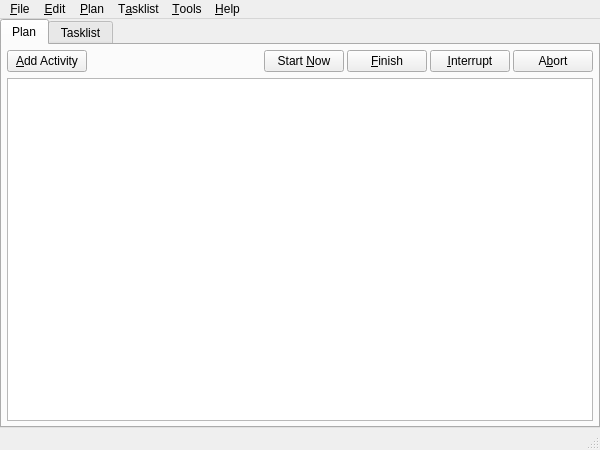
<?xml version="1.0" encoding="UTF-8"?>
<ui version="4.0">
 <class>MainWindow</class>
 <widget class="QMainWindow" name="MainWindow">
  <property name="geometry">
   <rect>
    <x>0</x>
    <y>0</y>
    <width>600</width>
    <height>450</height>
   </rect>
  </property>
  <property name="windowTitle">
   <string>LibrePlan</string>
  </property>
  <property name="windowIcon">
   <iconset>
    <normaloff>../../../resources/icon.png</normaloff>../../../resources/icon.png</iconset>
  </property>
  <widget class="QWidget" name="centralwidget">
   <property name="sizePolicy">
    <sizepolicy hsizetype="Expanding" vsizetype="Expanding">
     <horstretch>0</horstretch>
     <verstretch>0</verstretch>
    </sizepolicy>
   </property>
   <layout class="QVBoxLayout" name="windowLayout">
    <property name="sizeConstraint">
     <enum>QLayout::SetNoConstraint</enum>
    </property>
    <property name="leftMargin">
     <number>0</number>
    </property>
    <property name="topMargin">
     <number>0</number>
    </property>
    <property name="rightMargin">
     <number>0</number>
    </property>
    <property name="bottomMargin">
     <number>0</number>
    </property>
    <item>
     <widget class="QTabWidget" name="tabWidget">
      <property name="enabled">
       <bool>true</bool>
      </property>
      <property name="tabShape">
       <enum>QTabWidget::Rounded</enum>
      </property>
      <property name="elideMode">
       <enum>Qt::ElideNone</enum>
      </property>
      <widget class="QWidget" name="tab_plan">
       <attribute name="title">
        <string>Plan</string>
       </attribute>
       <layout class="QVBoxLayout" name="planLayout">
        <property name="spacing">
         <number>6</number>
        </property>
        <property name="leftMargin">
         <number>5</number>
        </property>
        <property name="topMargin">
         <number>5</number>
        </property>
        <property name="rightMargin">
         <number>5</number>
        </property>
        <property name="bottomMargin">
         <number>5</number>
        </property>
        <item>
         <layout class="QHBoxLayout" name="plan_button_layout">
          <property name="spacing">
           <number>3</number>
          </property>
          <item>
           <widget class="QPushButton" name="pushButton_add_activity">
            <property name="text">
             <string>&amp;Add Activity</string>
            </property>
           </widget>
          </item>
          <item>
           <spacer name="horizontalSpacer">
            <property name="orientation">
             <enum>Qt::Horizontal</enum>
            </property>
            <property name="sizeHint" stdset="0">
             <size>
              <width>40</width>
              <height>20</height>
             </size>
            </property>
           </spacer>
          </item>
          <item>
           <widget class="QPushButton" name="pushButton_start_now">
            <property name="text">
             <string>Start &amp;Now</string>
            </property>
           </widget>
          </item>
          <item>
           <widget class="QPushButton" name="pushButton_end">
            <property name="text">
             <string>&amp;Finish</string>
            </property>
           </widget>
          </item>
          <item>
           <widget class="QPushButton" name="pushButton_interrupt">
            <property name="text">
             <string>&amp;Interrupt</string>
            </property>
           </widget>
          </item>
          <item>
           <widget class="QPushButton" name="pushButton_abort">
            <property name="text">
             <string>A&amp;bort</string>
            </property>
           </widget>
          </item>
         </layout>
        </item>
        <item>
         <widget class="QTableView" name="table_plan">
          <property name="selectionBehavior">
           <enum>QAbstractItemView::SelectRows</enum>
          </property>
          <attribute name="verticalHeaderVisible">
           <bool>false</bool>
          </attribute>
          <attribute name="verticalHeaderHighlightSections">
           <bool>false</bool>
          </attribute>
         </widget>
        </item>
       </layout>
      </widget>
      <widget class="QWidget" name="tab_tasklist">
       <property name="enabled">
        <bool>true</bool>
       </property>
       <attribute name="title">
        <string>Tasklist</string>
       </attribute>
       <layout class="QVBoxLayout" name="tasklistLayout">
        <property name="leftMargin">
         <number>5</number>
        </property>
        <property name="topMargin">
         <number>5</number>
        </property>
        <property name="rightMargin">
         <number>5</number>
        </property>
        <property name="bottomMargin">
         <number>5</number>
        </property>
        <item>
         <layout class="QHBoxLayout" name="horizontalLayout">
          <item>
           <widget class="QPushButton" name="pushButton_new_task">
            <property name="text">
             <string>&amp;New Task</string>
            </property>
           </widget>
          </item>
          <item>
           <widget class="QLineEdit" name="tasklist_filter">
            <property name="placeholderText">
             <string>Filter...</string>
            </property>
            <property name="clearButtonEnabled">
             <bool>true</bool>
            </property>
           </widget>
          </item>
         </layout>
        </item>
        <item>
         <widget class="QTableView" name="table_tasklist">
          <property name="selectionBehavior">
           <enum>QAbstractItemView::SelectRows</enum>
          </property>
          <property name="sortingEnabled">
           <bool>true</bool>
          </property>
          <attribute name="verticalHeaderVisible">
           <bool>false</bool>
          </attribute>
          <attribute name="verticalHeaderHighlightSections">
           <bool>false</bool>
          </attribute>
         </widget>
        </item>
       </layout>
      </widget>
     </widget>
    </item>
   </layout>
  </widget>
  <widget class="QMenuBar" name="menubar">
   <property name="geometry">
    <rect>
     <x>0</x>
     <y>0</y>
     <width>600</width>
     <height>20</height>
    </rect>
   </property>
   <widget class="QMenu" name="menuFile">
    <property name="title">
     <string>&amp;File</string>
    </property>
    <addaction name="actionNew_Plan"/>
    <addaction name="separator"/>
    <addaction name="actionImport_Activities"/>
    <addaction name="actionExport_Plan"/>
    <addaction name="separator"/>
    <addaction name="actionImport_Tasks"/>
    <addaction name="actionExport_Tasklist"/>
    <addaction name="separator"/>
    <addaction name="actionExit"/>
   </widget>
   <widget class="QMenu" name="menuTools">
    <property name="title">
     <string>&amp;Tools</string>
    </property>
   </widget>
   <widget class="QMenu" name="menuHelp">
    <property name="title">
     <string>&amp;Help</string>
    </property>
    <addaction name="actionAbout"/>
   </widget>
   <widget class="QMenu" name="menuEdit">
    <property name="title">
     <string>&amp;Edit</string>
    </property>
   </widget>
   <widget class="QMenu" name="menuTasklist">
    <property name="title">
     <string>T&amp;asklist</string>
    </property>
    <widget class="QMenu" name="menuTask">
     <property name="title">
      <string>&amp;Task</string>
     </property>
     <addaction name="actionNew_Task"/>
     <addaction name="actionExport_Selected_Tasks"/>
     <addaction name="separator"/>
     <addaction name="actionDelete_Selected_Tasks"/>
    </widget>
    <widget class="QMenu" name="menuTasklist_Show_Hide_Columns">
     <property name="title">
      <string>Show/Hide &amp;Columns</string>
     </property>
    </widget>
    <addaction name="menuTask"/>
    <addaction name="separator"/>
    <addaction name="menuTasklist_Show_Hide_Columns"/>
   </widget>
   <widget class="QMenu" name="menuPlan">
    <property name="title">
     <string>&amp;Plan</string>
    </property>
    <widget class="QMenu" name="menuActivity">
     <property name="title">
      <string>&amp;Activity</string>
     </property>
     <addaction name="actionAdd_New_Activity"/>
     <addaction name="actionInsert_New_Activity"/>
     <addaction name="actionExport_Selected_Activities"/>
     <addaction name="separator"/>
     <addaction name="actionStart_Plan_from_Here_Now"/>
     <addaction name="actionStart_Plan_from_Here_Preemptively"/>
     <addaction name="separator"/>
     <addaction name="actionDelete_Selected_Activities"/>
    </widget>
    <widget class="QMenu" name="menuPlan_Show_Hide_Columns">
     <property name="title">
      <string>Show/Hide &amp;Columns</string>
     </property>
    </widget>
    <addaction name="menuActivity"/>
    <addaction name="separator"/>
    <addaction name="actionStart_now"/>
    <addaction name="actionStart_Plan_Preemptively"/>
    <addaction name="actionEnd"/>
    <addaction name="actionEnd_Preemptively"/>
    <addaction name="actionReplace"/>
    <addaction name="actionInterrupt"/>
    <addaction name="actionAbort"/>
    <addaction name="separator"/>
    <addaction name="menuPlan_Show_Hide_Columns"/>
    <addaction name="separator"/>
    <addaction name="actionShow_Statistics"/>
   </widget>
   <addaction name="menuFile"/>
   <addaction name="menuEdit"/>
   <addaction name="menuPlan"/>
   <addaction name="menuTasklist"/>
   <addaction name="menuTools"/>
   <addaction name="menuHelp"/>
  </widget>
  <widget class="QStatusBar" name="statusbar"/>
  <action name="actionAbout">
   <property name="text">
    <string>&amp;About LibrePlan...</string>
   </property>
   <property name="shortcut">
    <string notr="true">F1</string>
   </property>
  </action>
  <action name="actionNew_Plan">
   <property name="text">
    <string>&amp;New Plan</string>
   </property>
   <property name="shortcut">
    <string notr="true">Ctrl+N</string>
   </property>
  </action>
  <action name="actionExport_Plan">
   <property name="text">
    <string>&amp;Export Plan...</string>
   </property>
  </action>
  <action name="actionImport_Activities">
   <property name="text">
    <string>&amp;Import Activities...</string>
   </property>
  </action>
  <action name="actionExit">
   <property name="text">
    <string>E&amp;xit</string>
   </property>
   <property name="shortcut">
    <string notr="true">Ctrl+Q</string>
   </property>
  </action>
  <action name="actionImport_Tasks">
   <property name="text">
    <string>I&amp;mport Tasks...</string>
   </property>
  </action>
  <action name="actionExport_Tasklist">
   <property name="text">
    <string>Ex&amp;port Tasklist...</string>
   </property>
  </action>
  <action name="actionNew_Task">
   <property name="text">
    <string>&amp;New Task</string>
   </property>
  </action>
  <action name="actionAdd_New_Activity">
   <property name="text">
    <string>&amp;Add New Activity</string>
   </property>
  </action>
  <action name="actionExport_Selected_Activities">
   <property name="text">
    <string>&amp;Export Selected...</string>
   </property>
  </action>
  <action name="actionExport_Selected_Tasks">
   <property name="text">
    <string>&amp;Export Selected...</string>
   </property>
  </action>
  <action name="actionStart_now">
   <property name="text">
    <string>Start &amp;Now</string>
   </property>
   <property name="shortcut">
    <string notr="true">Ctrl+R</string>
   </property>
  </action>
  <action name="actionEnd">
   <property name="text">
    <string>&amp;Finish Now</string>
   </property>
   <property name="shortcut">
    <string notr="true">Ctrl+E</string>
   </property>
  </action>
  <action name="actionInterrupt">
   <property name="text">
    <string>&amp;Interrupt</string>
   </property>
   <property name="shortcut">
    <string notr="true">Ctrl+I</string>
   </property>
  </action>
  <action name="actionAbort">
   <property name="text">
    <string>A&amp;bort</string>
   </property>
   <property name="shortcut">
    <string notr="true">Ctrl+B</string>
   </property>
  </action>
  <action name="actionDelete_Selected_Activities">
   <property name="text">
    <string>&amp;Delete Selected</string>
   </property>
  </action>
  <action name="actionDelete_Selected_Tasks">
   <property name="text">
    <string>&amp;Delete Selected</string>
   </property>
  </action>
  <action name="actionInsert_New_Activity">
   <property name="text">
    <string>&amp;Insert New Activity</string>
   </property>
  </action>
  <action name="actionStart_Plan_from_Here_Now">
   <property name="text">
    <string>Start Plan from Here &amp;Now</string>
   </property>
  </action>
  <action name="actionStart_Plan_Preemptively">
   <property name="text">
    <string>Start &amp;Preemptively</string>
   </property>
   <property name="shortcut">
    <string notr="true">Ctrl+Shift+R</string>
   </property>
  </action>
  <action name="actionStart_Plan_from_Here_Preemptively">
   <property name="text">
    <string>Start Plan from Here &amp;Preemptively</string>
   </property>
  </action>
  <action name="actionPlan_Archive">
   <property name="enabled">
    <bool>false</bool>
   </property>
   <property name="text">
    <string>Ar&amp;chive</string>
   </property>
   <property name="shortcut">
    <string notr="true">Ctrl+Shift+A</string>
   </property>
  </action>
  <action name="actionShow_Statistics">
   <property name="text">
    <string>Show S&amp;tatistics...</string>
   </property>
  </action>
  <action name="actionEnd_Preemptively">
   <property name="text">
    <string>Finish Preemptively and Start Ne&amp;xt</string>
   </property>
   <property name="shortcut">
    <string notr="true">Ctrl+Shift+E</string>
   </property>
  </action>
  <action name="actionReplace">
   <property name="text">
    <string>Finish Now and &amp;Replace...</string>
   </property>
   <property name="shortcut">
    <string>Ctrl+Alt+R</string>
   </property>
  </action>
 </widget>
 <resources/>
 <connections/>
</ui>
